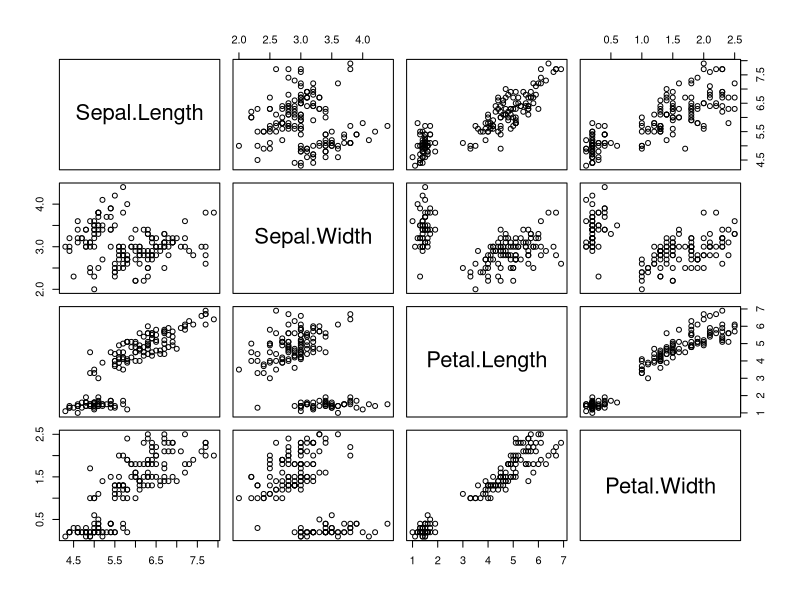
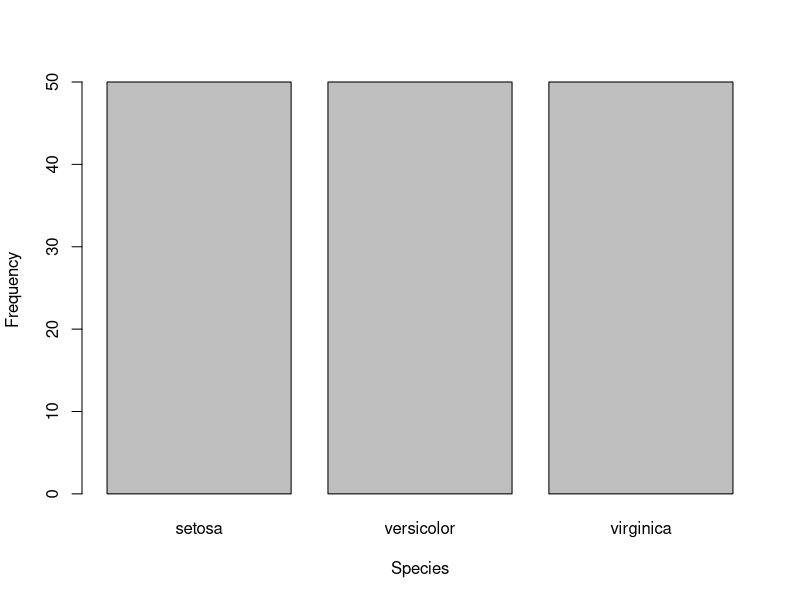
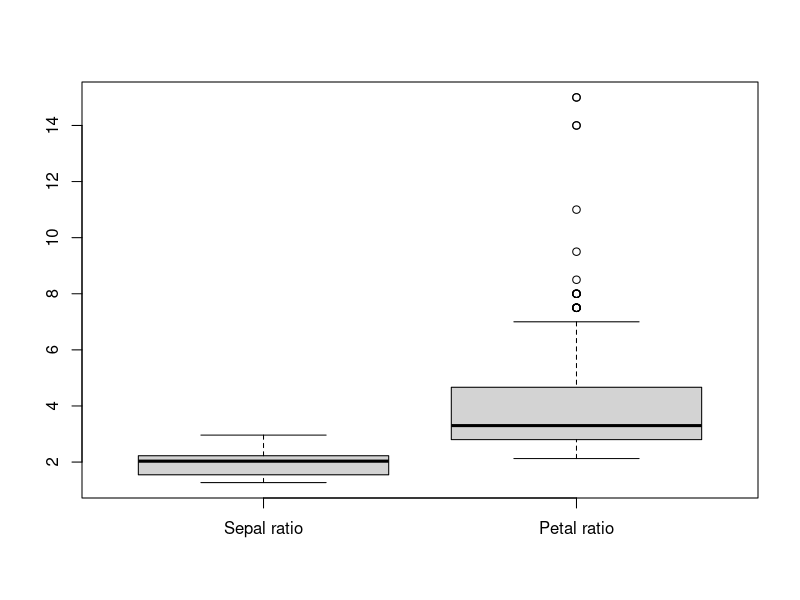
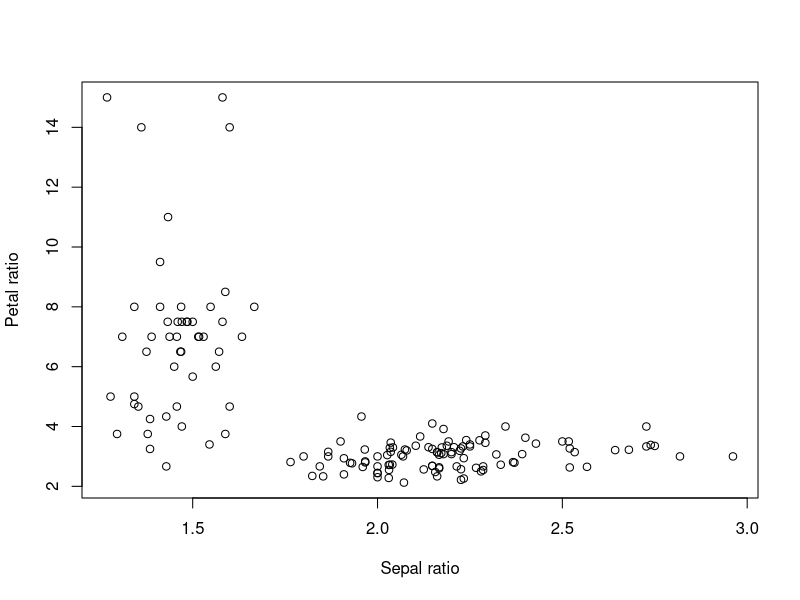
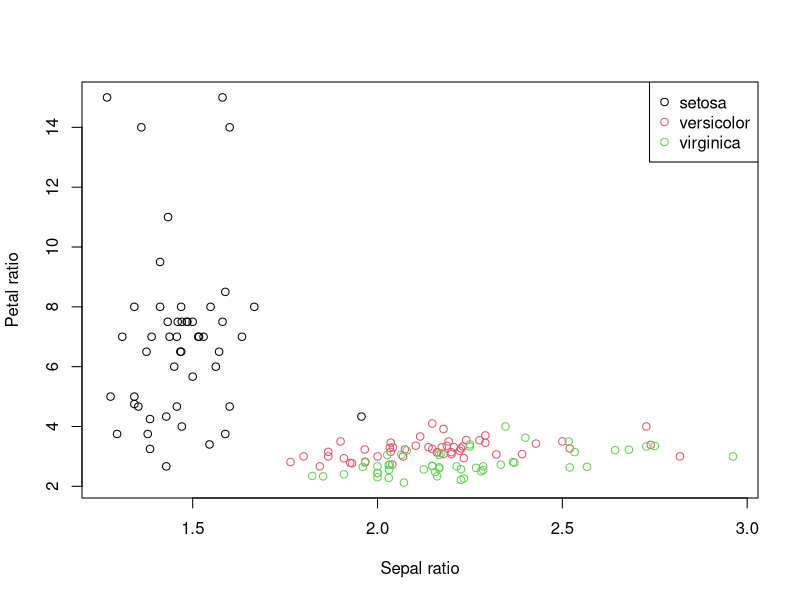
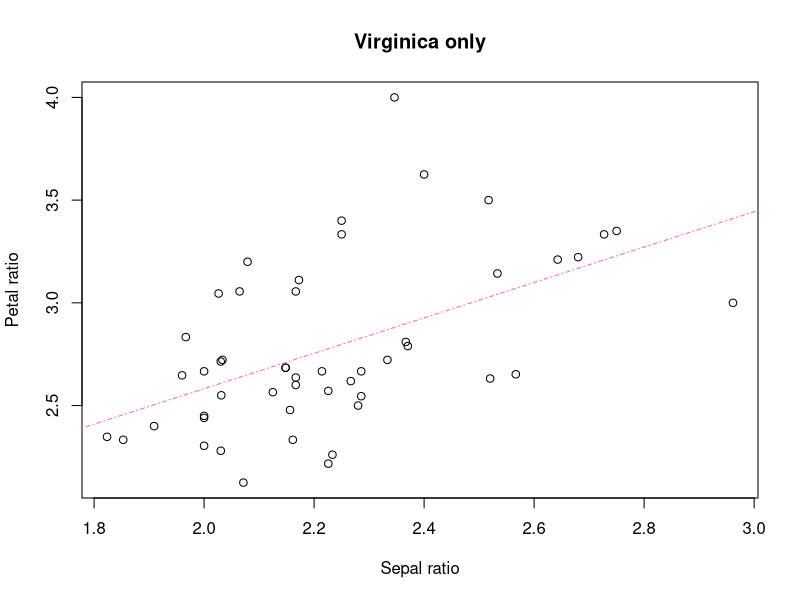

The R source for these figures, in order:
#R: A first look course
#Sheet 4: Data reporting
#IT Learning Centre, University of Oxford
#Srinivasa Rao, 2022


#### EXERCISE 12 ####
# This is code using a dataset called "iris", which is another of the sample datasets.  This time
# we are just going to load it from the built-in datasets, instead of a CSV file.  Type "?iris" into
# the console to learn more about it.*

# The code does several things using the techniques you've learnt in the previous sheets, as well
# as some things you haven't seen.  Run the code and write a comment, starting with "#", about each
# line saying what that line does.  (The first line, and the lines that do something novel,
# are completed for you.)
my.iris <- iris #Loads the dataset "iris"
head(my.iris)
summary(my.iris)
plot(my.iris[,-5]) #Creates a "pairs plot" across the continuous variables, omitting the "species"
                   #column
spec.tab <- table(my.iris$Species)
barplot(spec.tab, xlab="Species", ylab = "Frequency")
apply(my.iris[,-5], 2, sd)
my.iris$Sepal.Ratio <- my.iris$Sepal.Length/my.iris$Sepal.Width
my.iris$Petal.Ratio <- my.iris$Petal.Length/my.iris$Petal.Width
boxplot(my.iris$Sepal.Ratio, my.iris$Petal.Ratio,
        names = c("Sepal ratio", "Petal ratio"))
plot(my.iris$Sepal.Ratio, my.iris$Petal.Ratio, xlab= "Sepal ratio",
     ylab = "Petal ratio")
plot(my.iris$Sepal.Ratio, my.iris$Petal.Ratio, xlab= "Sepal ratio",
     ylab = "Petal ratio", col = my.iris$Species)
#Changes the previous plot so that points are coloured according to their species
legend("topright", legend = c("setosa", "versicolor", "virginica"), col = 1:3, pch=1)
#Adds a legend for the colours: the colours used are colours 1, 2 and 3, colouring the
#species in the order that they first appear in the data frame
my.iris.vir <- my.iris[my.iris$Species == "virginica",]
plot(my.iris.vir$Sepal.Ratio, my.iris.vir$Petal.Ratio, xlab= "Sepal ratio",
     ylab = "Petal ratio", main = "Virginica only")
#For people who looked at optional section 3.3 on linear models:
mod.rat <- lm(Petal.Ratio~Sepal.Ratio, data = my.iris.vir)
summary(mod.rat)
abline(mod.rat, col="hotpink", lty=4)

# * My botanist friend who reviewed these notes for me before the course would like me to inform
# you that, despite what the dataset suggests, irises do not have petals or sepals, instead having
# things that defy categorisation, known as "tepals".  It's not of particular consequence to these
# exercises, but she's very passionate about this.


#4.2 (Optional) R Markdown
# R Markdown is a way of writing R code and text together in one document, so that it can be output
# into a nice format.  This course isn't going to attempt to teach you R Markdown, but it's a useful
# thing to know exists!  (I knew R for many years before I'd heard of it, and it would have made
# my life much easier in several settings.)

# EXERCISE 12A
# Open the slides.Rmd file.  Have a look at the code and see if you can understand what's going on.
# (You don't have to write anything.)